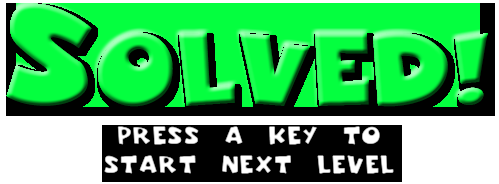
#> input picture star_solved.png, 499 x 184 px
$ python test1.py
#> lines starting #> are read from the running program, lines starting #| are printed output that depends on the picture; after the words box and inside, x2 and y2 are one past the last pixel; in counts of white or black regions, pixels touching at a corner belong together
import cv2
import numpy as np

def process_image(image_path):
    """
    Thực hiện các thao tác xử lý ảnh cơ bản và hiển thị kết quả

    Parameters:
    image_path (str): Đường dẫn đến file ảnh
    """
#> called with image_path = 'star_solved.png'
    # Đọc ảnh
    img = cv2.imread(image_path)
#> img is the input picture: shape (184, 499, 3); mean B, G, R 96.3, 175.1, 72
    if img is None:
        print("Không thể đọc ảnh!")
        return

    # Chuyển sang ảnh xám
    gray = cv2.cvtColor(img, cv2.COLOR_BGR2GRAY)
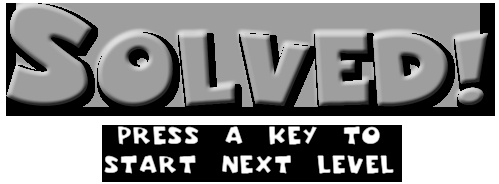
#> gray: shape (184, 499); min 0, max 255, mean 135.3

    # Làm mờ ảnh để giảm nhiễu
    blurred = cv2.GaussianBlur(gray, (5, 5), 0)
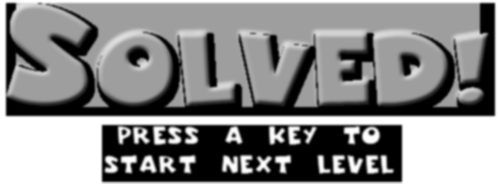
#> blurred: shape (184, 499); min 0, max 255, mean 135.2

    # Phát hiện cạnh sử dụng Canny
    edges = cv2.Canny(blurred, 100, 200)
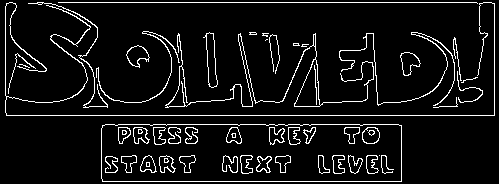
#> edges: shape (184, 499); 7.5% white in thin lines or dots

    # Điều chỉnh độ tương phản và độ sáng
    alpha = 1.5  # Điều chỉnh độ tương phản
    beta = 30    # Điều chỉnh độ sáng
    adjusted = cv2.convertScaleAbs(img, alpha=alpha, beta=beta)
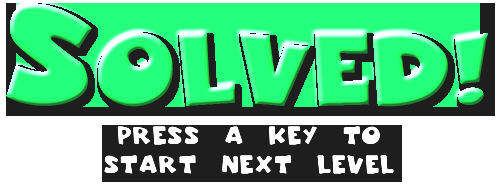
#> adjusted: shape (184, 499, 3); mean B, G, R 135.3, 188.7, 99.5

    # Phân ngưỡng ảnh
    _, threshold = cv2.threshold(gray, 127, 255, cv2.THRESH_BINARY)
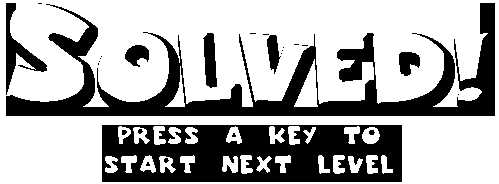
#> threshold: shape (184, 499); 67.2% white; 26 black regions (17 under 20 px), largest, box (x1, y1, x2, y2) and area: (6, 3, 495, 116) 14338, (102, 125, 402, 182) 13010, (6, 3, 47, 95) 1020

    # Tìm contour
    contours, _ = cv2.findContours(threshold, cv2.RETR_EXTERNAL, cv2.CHAIN_APPROX_SIMPLE)
#> contours = [[[0, 0], [0, 183], [498, 183], [498, 0]]]
    contour_img = img.copy()
    cv2.drawContours(contour_img, contours, -1, (0, 255, 0), 2)
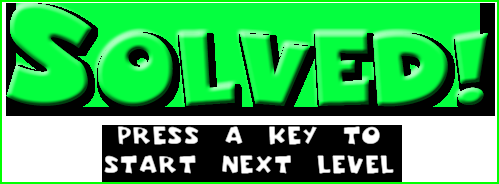
#> contour_img: shape (184, 499, 3); 2.96% of pixels changed, all inside (x1, y1, x2, y2) = (0, 0, 499, 184)

    # Hiển thị tất cả các kết quả
    cv2.imshow('Ảnh gốc', img)
    cv2.imshow('Ảnh xám', gray)
    cv2.imshow('Làm mờ', blurred)
    cv2.imshow('Phát hiện cạnh', edges)
    cv2.imshow('Điều chỉnh độ tương phản', adjusted)
    cv2.imshow('Phân ngưỡng', threshold)
    cv2.imshow('Contours', contour_img)

    # Đợi phím bất kỳ để thoát
    cv2.waitKey(0)
    cv2.destroyAllWindows()

def detect_faces(image_path):
    """
    Phát hiện khuôn mặt trong ảnh sử dụng Haar Cascade

    Parameters:
    image_path (str): Đường dẫn đến file ảnh
    """
#> called with image_path = 'star_solved.png'
    # Đọc ảnh
    img = cv2.imread(image_path)
    if img is None:
        print("Không thể đọc ảnh!")
        return

    # Chuyển sang ảnh xám
    gray = cv2.cvtColor(img, cv2.COLOR_BGR2GRAY)

    # Load bộ phát hiện khuôn mặt
    face_cascade = cv2.CascadeClassifier(cv2.data.haarcascades + 'haarcascade_frontalface_default.xml')

    # Phát hiện khuôn mặt
    faces = face_cascade.detectMultiScale(gray, 1.1, 4)
#> faces = ()

    # Vẽ hình chữ nhật xung quanh khuôn mặt
    for (x, y, w, h) in faces:
        cv2.rectangle(img, (x, y), (x+w, y+h), (255, 0, 0), 2)
#> this loop made 0 passes

    # Hiển thị kết quả
    cv2.imshow('Phát hiện khuôn mặt', img)
    cv2.waitKey(0)
    cv2.destroyAllWindows()

# Ví dụ sử dụng
if __name__ == "__main__":
    # Thay thế 'path_to_image.jpg' bằng đường dẫn đến ảnh của bạn
    image_path = 'star_solved.png'

    print("Xử lý ảnh cơ bản...")
    process_image(image_path)

    print("Phát hiện khuôn mặt...")
    detect_faces(image_path)
